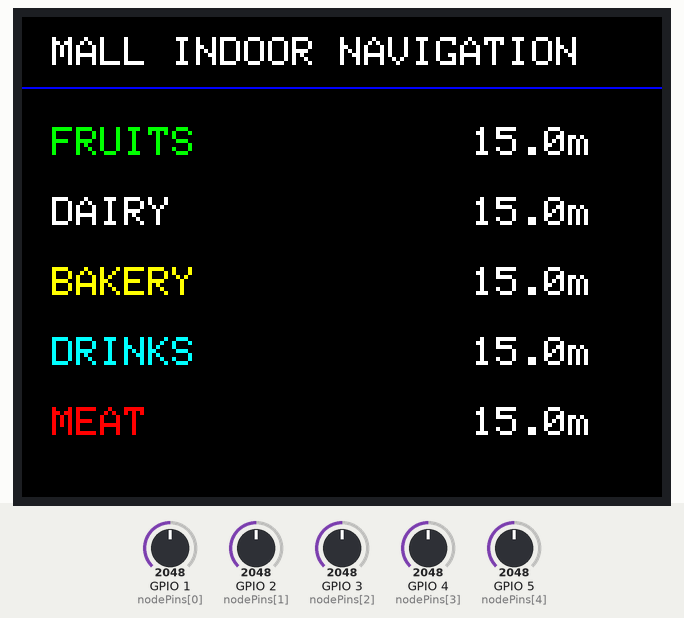
A sketch run on a simulated ESP32-S3. Parts: 320×240 colour display. Inputs (shaded band) come from the test bench; at power-on: GPIO 1 (nodePins[0]) = 2048, GPIO 2 (nodePins[1]) = 2048, GPIO 3 (nodePins[2]) = 2048, GPIO 4 (nodePins[3]) = 2048, GPIO 5 (nodePins[4]) = 2048.

Above: at 1.4 s.
1.5 s: GPIO 1 (nodePins[0]) set to 2121
3.0 s: GPIO 2 (nodePins[1]) set to 2866
At 3.5 s:
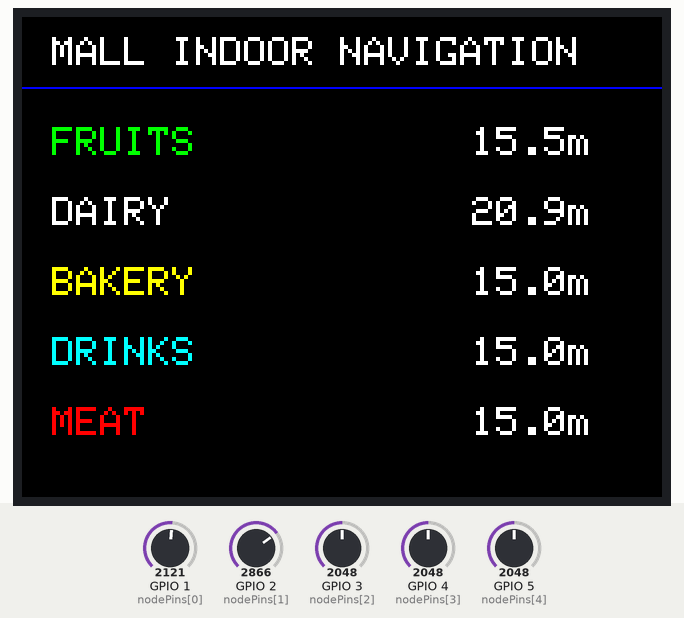
4.5 s: GPIO 3 (nodePins[2]) set to 2866
At 5.8 s:
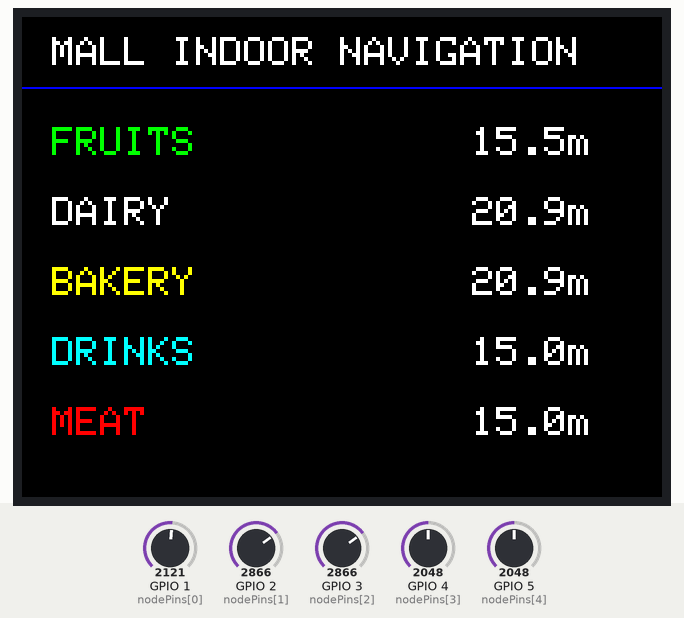
6.1 s: GPIO 4 (nodePins[3]) set to 2866
At 7.0 s:
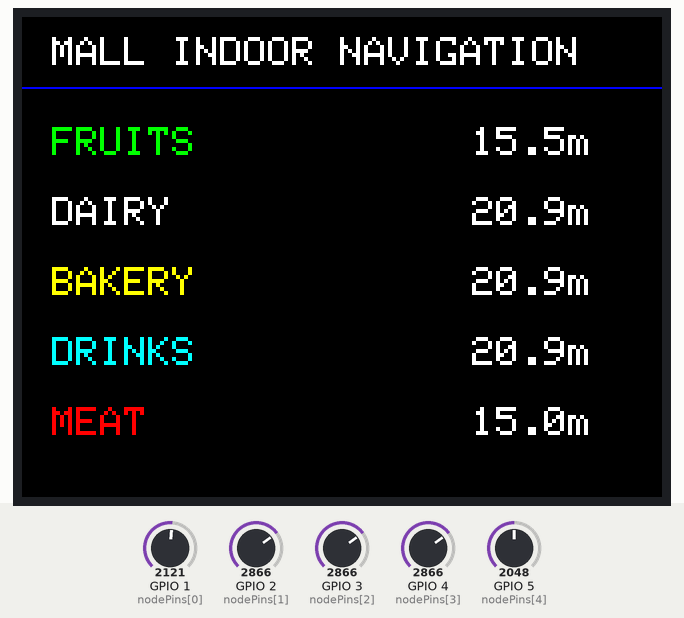
7.6 s: GPIO 5 (nodePins[4]) set to 2866
At 8.2 s:
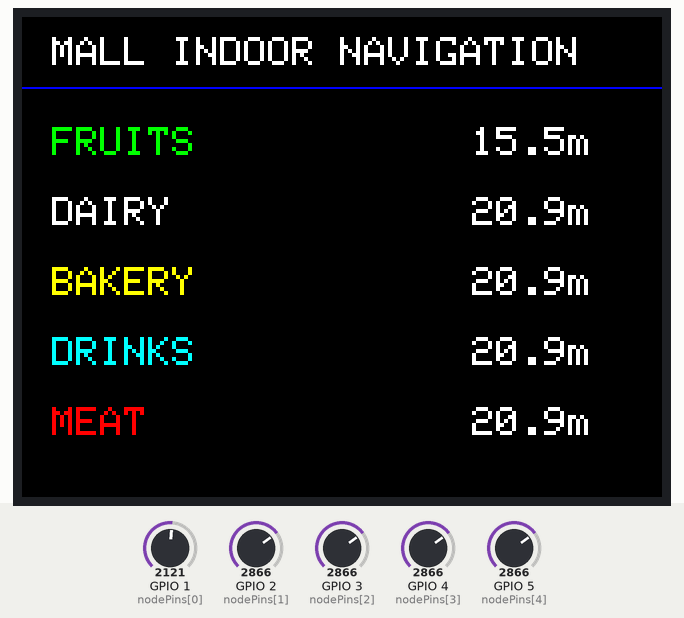
9.1 s: GPIO 1 (nodePins[0]) set to 2866
At 10.6 s:
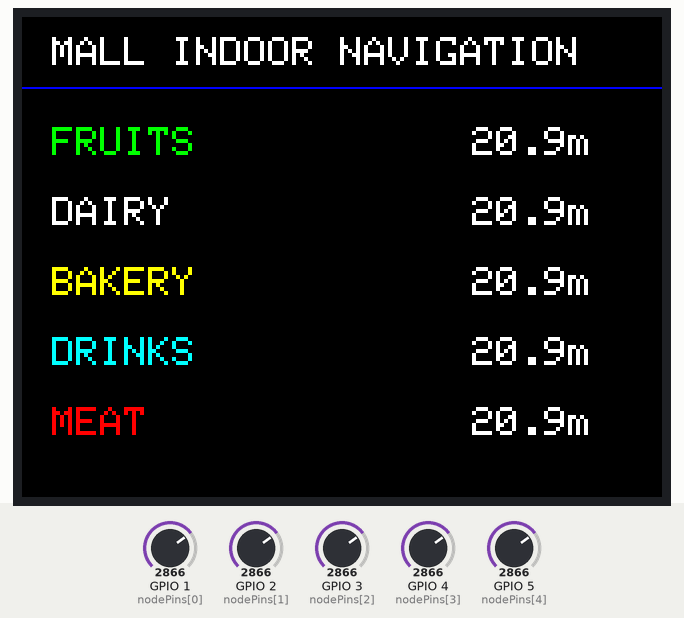
Timing chart, 0 to 11.7 s (numbered marks = the images above; inputs shaded):
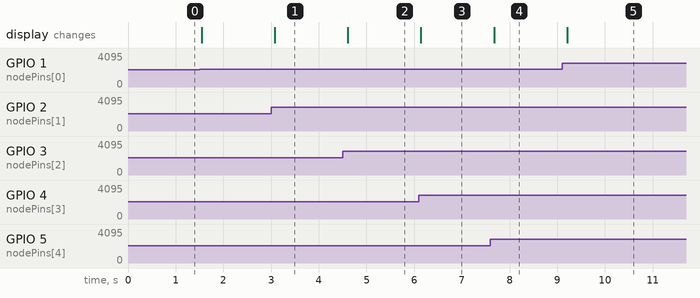

Measured:
- after the input at 3.0 s, the display: changes after 0.08 s (image 1)
- after the input at 4.5 s, the display: changes after 0.11 s (image 2)
- after the input at 6.1 s, the display: changes at once (image 3)
- after the input at 7.6 s, the display: changes after 0.08 s (image 4)
- after the input at 9.1 s, the display: changes after 0.11 s (image 5)

The sketch:

mall_nav.ino
```cpp
#include <Adafruit_GFX.h>
#include <Adafruit_ILI9341.h>
#include <SPI.h>

// --- TFT Display Pins (ESP32-S3 Hardware SPI) ---
#define TFT_CS   10
#define TFT_RST  11
#define TFT_DC   12
#define TFT_MOSI 13
#define TFT_SCK  14

// --- Node Pins (Potentiometers simulating UWB/BLE) ---
const int nodePins[] = {1, 2, 3, 4, 5};

Adafruit_ILI9341 tft = Adafruit_ILI9341(TFT_CS, TFT_DC, TFT_RST);

struct Product { String name; String loc; uint16_t color; };
Product mall[] = {
  {"FRUITS", "Aisle 1", ILI9341_GREEN},
  {"DAIRY",  "Aisle 2", ILI9341_WHITE},
  {"BAKERY", "Aisle 3", ILI9341_YELLOW},
  {"DRINKS", "Aisle 4", ILI9341_CYAN},
  {"MEAT",   "Aisle 5", ILI9341_RED}
};

void setup() {
  Serial.begin(115200);

  // Forcing the SPI to use your specific wired pins / it depends your pin config
  SPI.begin(TFT_SCK, -1, TFT_MOSI, TFT_CS);

  // Initialize Large TFT Screen
  tft.begin();
  tft.setRotation(1); // Landscape view
  tft.fillScreen(ILI9341_BLACK);

  // Draw Static UI Header
  tft.setTextColor(ILI9341_WHITE);
  tft.setTextSize(2);
  tft.setCursor(15, 10);
  tft.println("MALL INDOOR NAVIGATION");
  tft.drawFastHLine(0, 35, 320, ILI9341_BLUE);
}

void loop() {
  for (int i = 0; i < 5; i++) {
    // Read knob and map to 0.0m - 30.0m
    float dist = map(analogRead(nodePins[i]), 0, 4095, 0, 300) / 10.0;
    int yPos = 55 + (i * 35);

    // Update screen - clear specific value area only
    tft.fillRect(225, yPos, 85, 25, ILI9341_BLACK);

    tft.setCursor(15, yPos);
    tft.setTextColor(mall[i].color);
    tft.setTextSize(2);
    tft.print(mall[i].name);

    tft.setCursor(225, yPos);
    tft.setTextColor(ILI9341_WHITE);
    tft.printf("%.1fm", dist);
  }

  delay(100); // Faster update for better simulation feel
}
```
